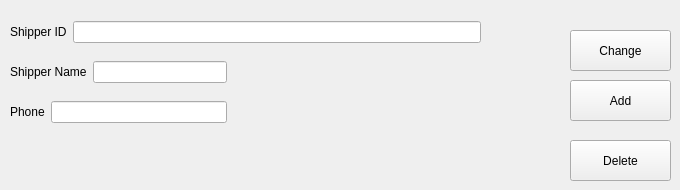
    <widget class="QWidget" name="tab_7">
     <attribute name="title">
      <string>Shippers</string>
     </attribute>
     <widget class="QWidget" name="layoutWidget_61">
      <property name="geometry">
       <rect>
        <x>10</x>
        <y>60</y>
        <width>217</width>
        <height>24</height>
       </rect>
      </property>
      <layout class="QHBoxLayout" name="horizontalLayout_66">
       <item>
        <widget class="QLabel" name="label_66">
         <property name="text">
          <string>Shipper Name</string>
         </property>
        </widget>
       </item>
       <item>
        <widget class="QLineEdit" name="CustomerID_62"/>
       </item>
      </layout>
     </widget>
     <widget class="QWidget" name="layoutWidget_62">
      <property name="geometry">
       <rect>
        <x>10</x>
        <y>20</y>
        <width>471</width>
        <height>24</height>
       </rect>
      </property>
      <layout class="QHBoxLayout" name="horizontalLayout_67">
       <item>
        <widget class="QLabel" name="label_67">
         <property name="text">
          <string>Shipper ID</string>
         </property>
        </widget>
       </item>
       <item>
        <widget class="QLineEdit" name="CustomerID_63"/>
       </item>
      </layout>
     </widget>
     <widget class="QWidget" name="layoutWidget_63">
      <property name="geometry">
       <rect>
        <x>10</x>
        <y>100</y>
        <width>217</width>
        <height>24</height>
       </rect>
      </property>
      <layout class="QHBoxLayout" name="horizontalLayout_68">
       <item>
        <widget class="QLabel" name="label_68">
         <property name="text">
          <string>Phone</string>
         </property>
        </widget>
       </item>
       <item>
        <widget class="QLineEdit" name="CustomerID_64"/>
       </item>
      </layout>
     </widget>
     <widget class="QPushButton" name="Delete_7">
      <property name="geometry">
       <rect>
        <x>570</x>
        <y>140</y>
        <width>101</width>
        <height>41</height>
       </rect>
      </property>
      <property name="text">
       <string>Delete</string>
      </property>
     </widget>
     <widget class="QPushButton" name="Add_7">
      <property name="geometry">
       <rect>
        <x>570</x>
        <y>80</y>
        <width>101</width>
        <height>41</height>
       </rect>
      </property>
      <property name="text">
       <string>Add</string>
      </property>
     </widget>
     <widget class="QPushButton" name="Change_11">
      <property name="geometry">
       <rect>
        <x>570</x>
        <y>30</y>
        <width>101</width>
        <height>41</height>
       </rect>
      </property>
      <property name="text">
       <string>Change</string>
      </property>
     </widget>
    </widget>
